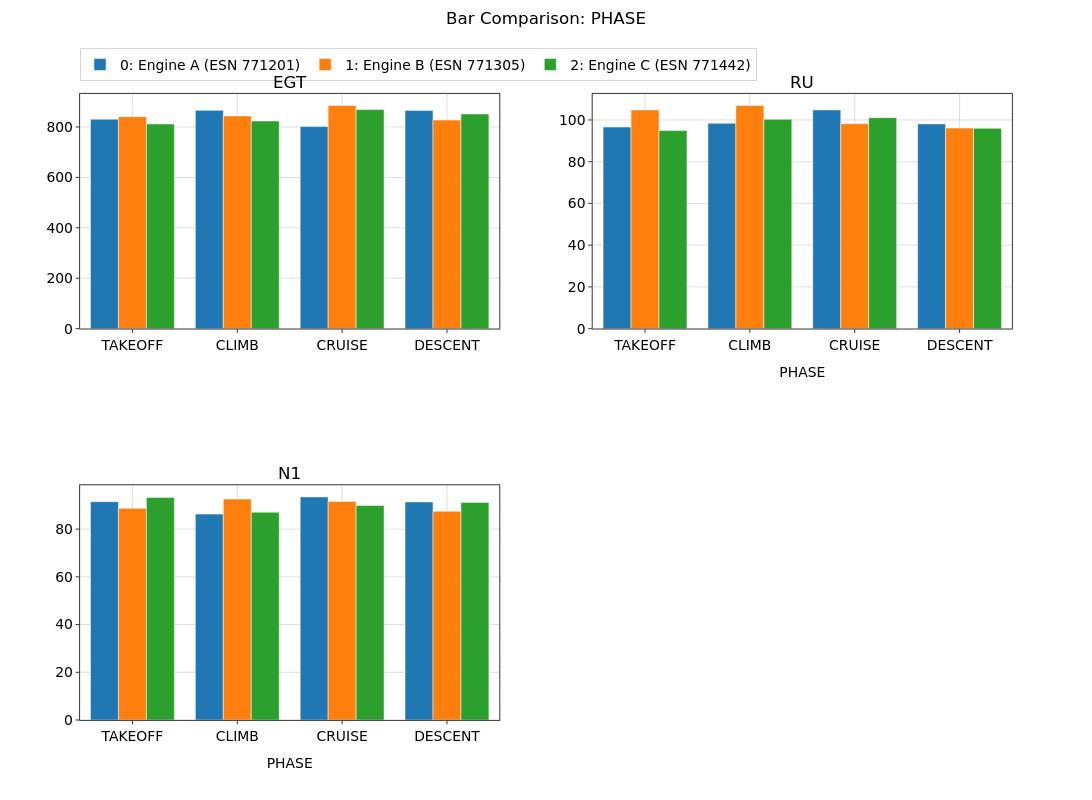

The code cell stored with this chart in its notebook:
### Markdown cell above
## 2. Multiple y variables

Pass a list to `y=` and each variable gets its own subplot (its own y scale).
The x-axis title only appears on each column's bottom-most panel, and the
subplot titles name the variables — no repeated axis labels.

### Code cell
nb = build()
nb.bar(x='PHASE', y=['EGT', 'RU', 'N1'])

### Figure 1 — Plotly figure (JSON) as saved in the notebook; plotly's stock layout.template omitted (floating-point values rounded to 4 significant figures)
{"data": [{"alignmentgroup": "bars", "hovertemplate": "<b>Engine A (ESN 771201)</b><br>PHASE: %{x}<br>EGT: %{y:.4g}<extra></extra>", "legendgroup": "group_0", "legendrank": 1000, "marker": {"color": "#1f77b4"}, "name": "0: Engine A (ESN 771201)", "offsetgroup": "set_0", "opacity": 1, "showlegend": true, "type": "bar", "x": ["TAKEOFF", "CLIMB", "CRUISE", "DESCENT"], "xaxis": "x", "y": [830.9, 866.0, 801.5, 865.9], "yaxis": "y"}, {"alignmentgroup": "bars", "hovertemplate": "<b>Engine A (ESN 771201)</b><br>PHASE: %{x}<br>RU: %{y:.4g}<extra></extra>", "legendgroup": "group_0", "legendrank": 1000, "marker": {"color": "#1f77b4"}, "name": "0: Engine A (ESN 771201)", "offsetgroup": "set_0", "opacity": 1, "showlegend": false, "type": "bar", "x": ["TAKEOFF", "CLIMB", "CRUISE", "DESCENT"], "xaxis": "x2", "y": [96.6, 98.4, 104.8, 98.1], "yaxis": "y2"}, {"alignmentgroup": "bars", "hovertemplate": "<b>Engine A (ESN 771201)</b><br>PHASE: %{x}<br>N1: %{y:.4g}<extra></extra>", "legendgroup": "group_0", "legendrank": 1000, "marker": {"color": "#1f77b4"}, "name": "0: Engine A (ESN 771201)", "offsetgroup": "set_0", "opacity": 1, "showlegend": false, "type": "bar", "x": ["TAKEOFF", "CLIMB", "CRUISE", "DESCENT"], "xaxis": "x3", "y": [91.5, 86.3, 93.5, 91.4], "yaxis": "y3"}, {"alignmentgroup": "bars", "hovertemplate": "<b>Engine B (ESN 771305)</b><br>PHASE: %{x}<br>EGT: %{y:.4g}<extra></extra>", "legendgroup": "group_1", "legendrank": 1001, "marker": {"color": "#ff7f0e"}, "name": "1: Engine B (ESN 771305)", "offsetgroup": "set_1", "opacity": 1, "showlegend": true, "type": "bar", "x": ["TAKEOFF", "CLIMB", "CRUISE", "DESCENT"], "xaxis": "x", "y": [840.9, 843.9, 885.1, 827.4], "yaxis": "y"}, {"alignmentgroup": "bars", "hovertemplate": "<b>Engine B (ESN 771305)</b><br>PHASE: %{x}<br>RU: %{y:.4g}<extra></extra>", "legendgroup": "group_1", "legendrank": 1001, "marker": {"color": "#ff7f0e"}, "name": "1: Engine B (ESN 771305)", "offsetgroup": "set_1", "opacity": 1, "showlegend": false, "type": "bar", "x": ["TAKEOFF", "CLIMB", "CRUISE", "DESCENT"], "xaxis": "x2", "y": [104.8, 106.9, 98.2, 96.1], "yaxis": "y2"}, {"alignmentgroup": "bars", "hovertemplate": "<b>Engine B (ESN 771305)</b><br>PHASE: %{x}<br>N1: %{y:.4g}<extra></extra>", "legendgroup": "group_1", "legendrank": 1001, "marker": {"color": "#ff7f0e"}, "name": "1: Engine B (ESN 771305)", "offsetgroup": "set_1", "opacity": 1, "showlegend": false, "type": "bar", "x": ["TAKEOFF", "CLIMB", "CRUISE", "DESCENT"], "xaxis": "x3", "y": [88.7, 92.6, 91.6, 87.5], "yaxis": "y3"}, {"alignmentgroup": "bars", "hovertemplate": "<b>Engine C (ESN 771442)</b><br>PHASE: %{x}<br>EGT: %{y:.4g}<extra></extra>", "legendgroup": "group_2", "legendrank": 1002, "marker": {"color": "#2ca02c"}, "name": "2: Engine C (ESN 771442)", "offsetgroup": "set_2", "opacity": 1, "showlegend": true, "type": "bar", "x": ["TAKEOFF", "CLIMB", "CRUISE", "DESCENT"], "xaxis": "x", "y": [811.9, 823.9, 869.1, 851.6], "yaxis": "y"}, {"alignmentgroup": "bars", "hovertemplate": "<b>Engine C (ESN 771442)</b><br>PHASE: %{x}<br>RU: %{y:.4g}<extra></extra>", "legendgroup": "group_2", "legendrank": 1002, "marker": {"color": "#2ca02c"}, "name": "2: Engine C (ESN 771442)", "offsetgroup": "set_2", "opacity": 1, "showlegend": false, "type": "bar", "x": ["TAKEOFF", "CLIMB", "CRUISE", "DESCENT"], "xaxis": "x2", "y": [94.9, 100.3, 101.1, 96.0], "yaxis": "y2"}, {"alignmentgroup": "bars", "hovertemplate": "<b>Engine C (ESN 771442)</b><br>PHASE: %{x}<br>N1: %{y:.4g}<extra></extra>", "legendgroup": "group_2", "legendrank": 1002, "marker": {"color": "#2ca02c"}, "name": "2: Engine C (ESN 771442)", "offsetgroup": "set_2", "opacity": 1, "showlegend": false, "type": "bar", "x": ["TAKEOFF", "CLIMB", "CRUISE", "DESCENT"], "xaxis": "x3", "y": [93.3, 87.1, 89.9, 91.2], "yaxis": "y3"}], "layout": {"annotations": [{"font": {"size": 16.7}, "showarrow": false, "text": "EGT", "x": 0.225, "xanchor": "center", "xref": "paper", "y": 1.0, "yanchor": "bottom", "yref": "paper"}, {"font": {"size": 16.7}, "showarrow": false, "text": "RU", "x": 0.775, "xanchor": "center", "xref": "paper", "y": 1.0, "yanchor": "bottom", "yref": "paper"}, {"font": {"size": 16.7}, "showarrow": false, "text": "N1", "x": 0.225, "xanchor": "center", "xref": "paper", "y": 0.375, "yanchor": "bottom", "yref": "paper"}], "barmode": "group", "height": 800, "hoverlabel": {"font": {"size": 13.9}}, "legend": {"font": {"size": 13.9}, "orientation": "h", "x": 0, "xanchor": "left", "y": 0.9397, "yanchor": "top", "yref": "container"}, "margin": {"t": 86.22}, "meta": {"uc_legend_rows": 1}, "scattermode": "group", "showlegend": true, "title": {"font": {"size": 16.7}, "text": "Bar Comparison: PHASE", "x": 0.5, "xanchor": "center", "y": 0.985, "yanchor": "top", "yref": "container"}, "width": 1200, "xaxis": {"anchor": "y", "domain": [0.0, 0.45], "tickfont": {"size": 13.9}, "title": {"font": {"size": 13.9}}}, "xaxis2": {"anchor": "y2", "domain": [0.55, 1.0], "tickfont": {"size": 13.9}, "title": {"font": {"size": 13.9}, "text": "PHASE"}}, "xaxis3": {"anchor": "y3", "domain": [0.0, 0.45], "tickfont": {"size": 13.9}, "title": {"font": {"size": 13.9}, "text": "PHASE"}}, "xaxis4": {"anchor": "y4", "domain": [0.55, 1.0], "tickfont": {"size": 13.9}, "title": {"font": {"size": 13.9}}}, "yaxis": {"anchor": "x", "domain": [0.625, 1.0], "tickfont": {"size": 13.9}, "title": {"font": {"size": 13.9}}}, "yaxis2": {"anchor": "x2", "domain": [0.625, 1.0], "tickfont": {"size": 13.9}, "title": {"font": {"size": 13.9}}}, "yaxis3": {"anchor": "x3", "domain": [0.0, 0.375], "tickfont": {"size": 13.9}, "title": {"font": {"size": 13.9}}}, "yaxis4": {"anchor": "x4", "domain": [0.0, 0.375], "tickfont": {"size": 13.9}, "title": {"font": {"size": 13.9}}}}}
